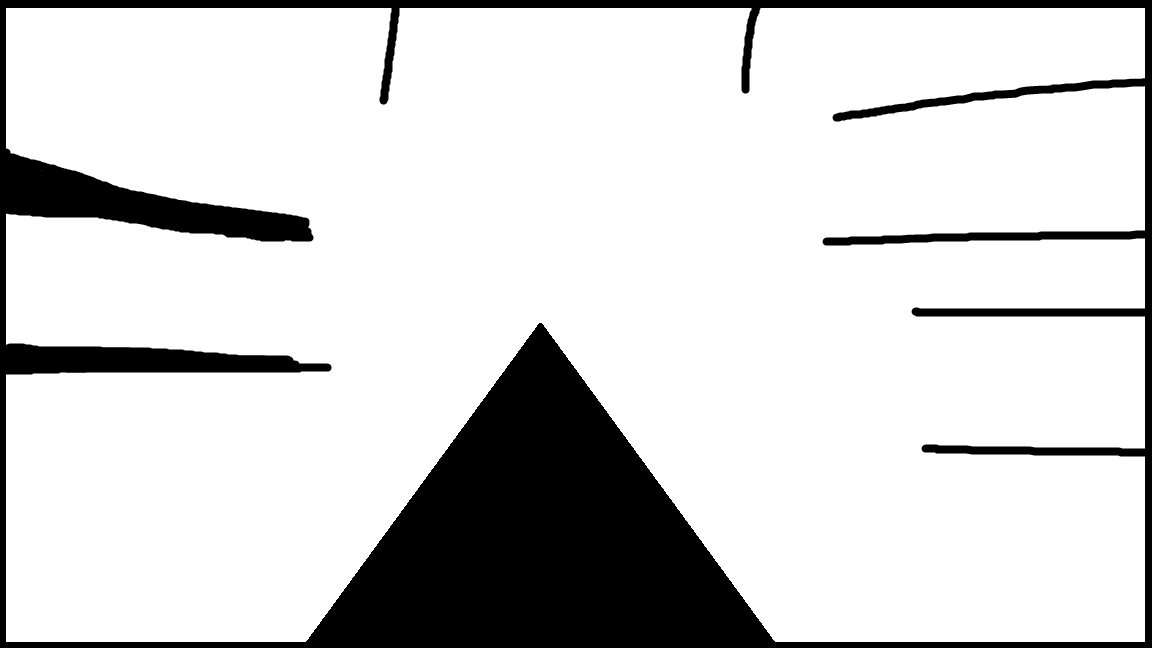
#> input picture pictures/paint.png, 1152 x 648 px, found by its file name
$ python 4.9.1-contours_features.py
#> lines starting #> are read from the running program, lines starting #| are printed output that depends on the picture; after the words box and inside, x2 and y2 are one past the last pixel; in counts of white or black regions, pixels touching at a corner belong together
# coding: utf-8
import numpy as np
from cv2 import cv2
import matplotlib.pyplot as plt

img_rgb = cv2.imread(r'pictures\paint.png')
#> img_rgb is the input picture: shape (648, 1152, 3); min 0, max 255, mean 211.2
img_rgb2 = img_rgb.copy()
img_rgb3 = img_rgb.copy()
img = cv2.cvtColor(img_rgb, cv2.COLOR_BGR2GRAY)
ret, thresh = cv2.threshold(img, 127, 255, 0)
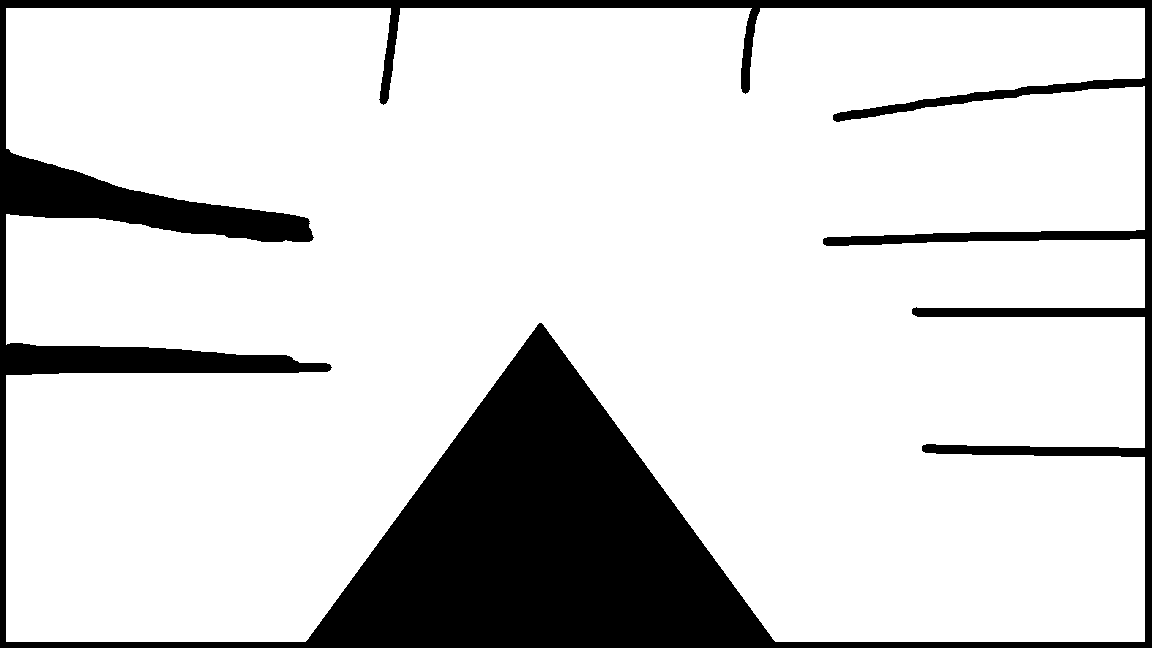
#> thresh: shape (648, 1152); 82.7% white; 1 black region

contours, hierarchy = cv2.findContours(
    thresh, cv2.RETR_TREE, cv2.CHAIN_APPROX_SIMPLE)
#> contours = 1 contour; box (x1, y1, x2, y2) and area: (6, 8, 1145, 642) 613290

cnt = contours[0]
#> cnt = contour of 966 points, box (x1, y1, x2, y2) (6, 8, 1145, 642), area 613290

# The function cv2.moments() gives a dictionary of all moment values calculated.
M = cv2.moments(cnt)
#> M = moments, m00 613289.5, centre m10/m00, m01/m00 = (585.6, 302.5)
# print(M)

# You can extract useful data like area, centroid etc. Centroid is given by the relations, C_x = \frac{M_{10}}{M_{00}} and C_y = \frac{M_{01}}{M_{00}}.
cx = int(M['m10']/M['m00'])
#> cx = 585
cy = int(M['m01']/M['m00'])
#> cy = 302

# Contour Area is given by the function cv2.contourArea() or from moments, M[‘m00’].
area = cv2.contourArea(cnt)
#> area = 613289.5
# print(area)

# Contour Perimeter is also called arc length. It can be found out using cv2.arcLength() function. Second argument specify whether shape is a closed contour (if passed True), or just a curve.
perimeter = cv2.arcLength(cnt, True)
#> perimeter = 7738.3
# print(perimeter)

# Contour Approximation approximates a contour shape to another shape with less number of vertices depending upon the precision we specify.
epsilon = 0.05*cv2.arcLength(cnt, True)
#> epsilon = 386.9

# The second argument is called epsilon, which is maximum distance from contour to approximated contour. It is an accuracy parameter.
approx = cv2.approxPolyDP(cnt, epsilon, True)
#> approx = [[6, 8], [6, 641], [1144, 641], [1144, 8]]
approx2 = cv2.approxPolyDP(cnt, 0.1*epsilon, True)
#> approx2 = contour of 31 points, box (x1, y1, x2, y2) (6, 8, 1145, 642), area 624050

# Convex Hull will look similar to contour approximation, but it is not (Both may provide same results in some cases). Here, cv2.convexHull() function checks a curve for convexity defects and corrects it. Generally speaking, convex curves are the curves which are always bulged out, or at-least flat. And if it is bulged inside, it is called convexity defects.
# points are the contours we pass into.
# hull is the output, normally we avoid it.
# clockwise : Orientation flag. If it is True, the output convex hull is oriented clockwise. Otherwise, it is oriented counter-clockwise.
# returnPoints : By default, True. Then it returns the coordinates of the hull points. If False, it returns the indices of contour points corresponding to the hull points.
hull = cv2.convexHull(cnt)
#> hull = [[1144, 8], [1144, 641], [6, 641], [6, 8]]

# Check if a curve is convex or not.
k = cv2.isContourConvex(cnt)
#> k = False
print(k)
#| False

draw_approx = cv2.drawContours(img_rgb, [approx], 0, (0, 255, 0), 5)
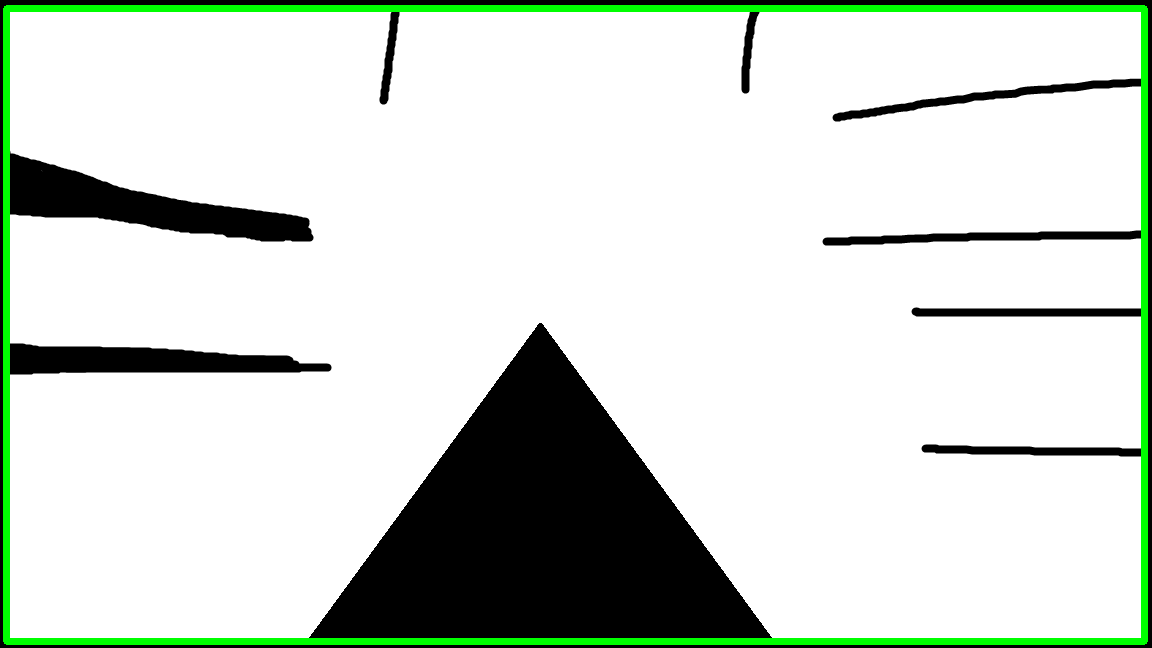
#> draw_approx: shape (648, 1152, 3); mean B, G, R 207.2, 215.7, 207.2

draw_approx2 = cv2.drawContours(img_rgb2, [approx2], 0, (100, 190, 255), 5)
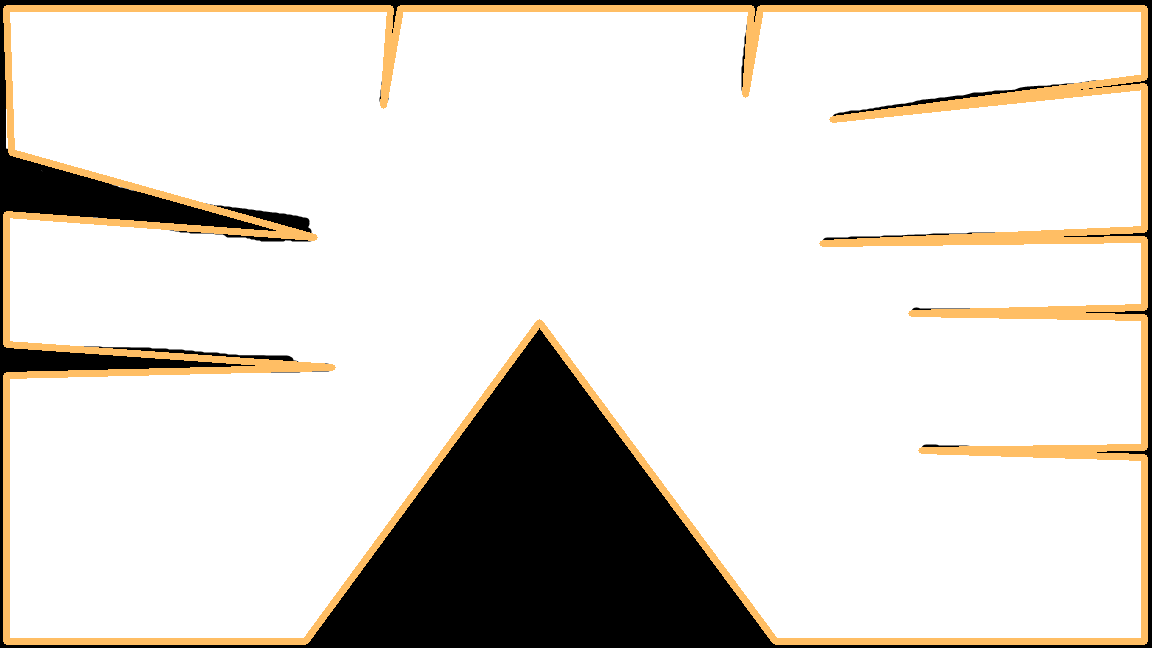
#> draw_approx2: shape (648, 1152, 3); mean B, G, R 209.9, 215.8, 220.1

draw_approx3 = cv2.drawContours(img_rgb3, [hull], 0, (0, 255, 255), 5)
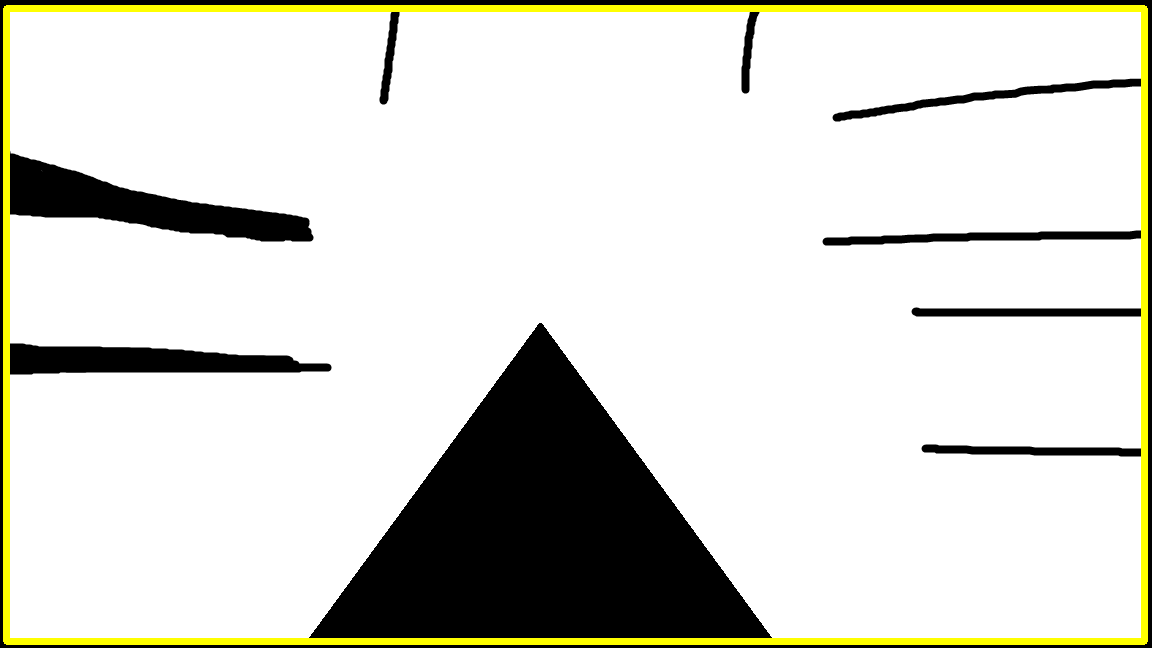
#> draw_approx3: shape (648, 1152, 3); mean B, G, R 207.2, 215.7, 215.7
# image must be rgb or you'll get black contours which cannot be easily recognized.

plt.subplot(2, 2, 1), plt.imshow(img, cmap='gray')
plt.title('Original'), plt.xticks([]), plt.yticks([])
plt.subplot(2, 2, 2), plt.imshow(draw_approx, cmap='gray')
plt.title('epsilon = 5% of the arc length'), plt.xticks([]), plt.yticks([])
plt.subplot(2,2,3),plt.imshow(draw_approx2,cmap = 'gray')
plt.title('epsilon = 0.5% of the arc length'), plt.xticks([]), plt.yticks([])
plt.subplot(2,2,4),plt.imshow(draw_approx3,cmap = 'gray')
plt.title('draw hull'), plt.xticks([]), plt.yticks([])

plt.show()
#> figure, not shown here; B, G, R data is drawn as R, G, B
